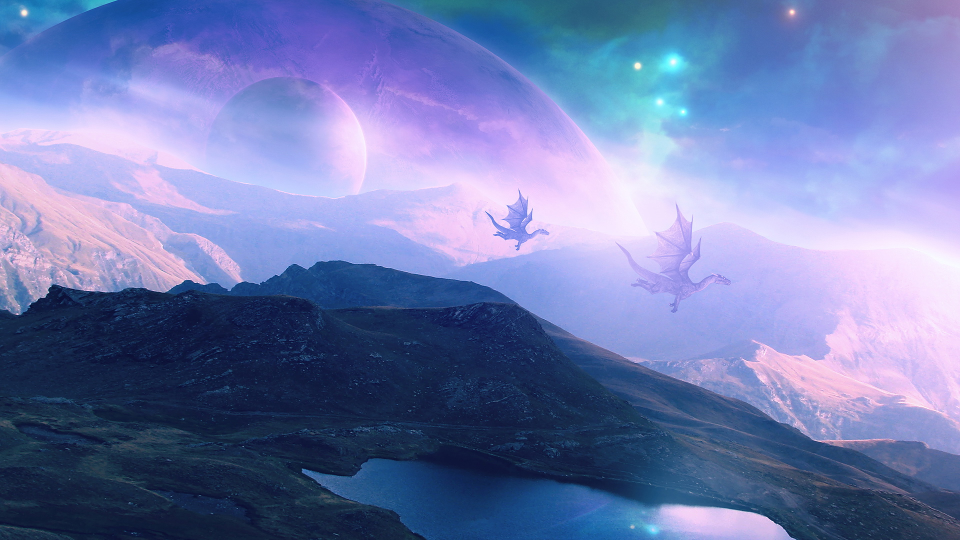
#> input picture 9.IO编程/test.jpg, 1920 x 1080 px, found by its file name (shown at 1/2 size)
$ python '第三方模块.py'
#> lines starting #> are read from the running program, lines starting #| are printed output that depends on the picture
#!/usr/bin/env python3
# -*- coding: utf-8 -*-

from PIL import Image
im = Image.open('test.jpg')
#> im is the input picture: PIL image 1920x1080 RGB; mean R, G, B 110.9, 123.4, 174.4
print(im.format, im.size, im.mode)
#| JPEG (1920, 1080) RGB

im.thumbnail((200, 100))
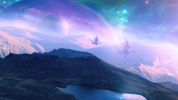
#> im: PIL image 178x100 RGB; mean R, G, B 110.9, 123.3, 174.4
im.save('thumb.jpg', 'JPEG')
